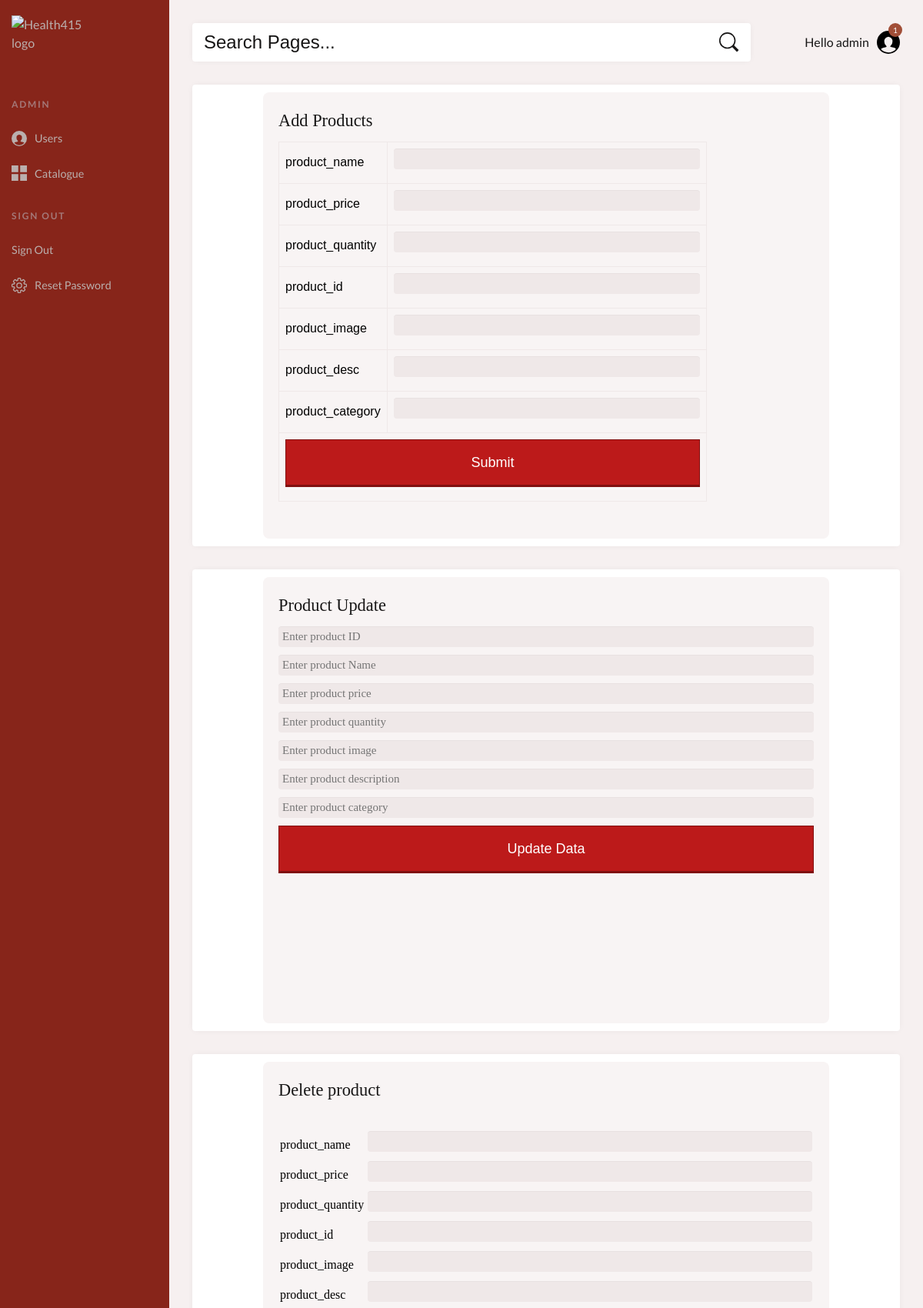
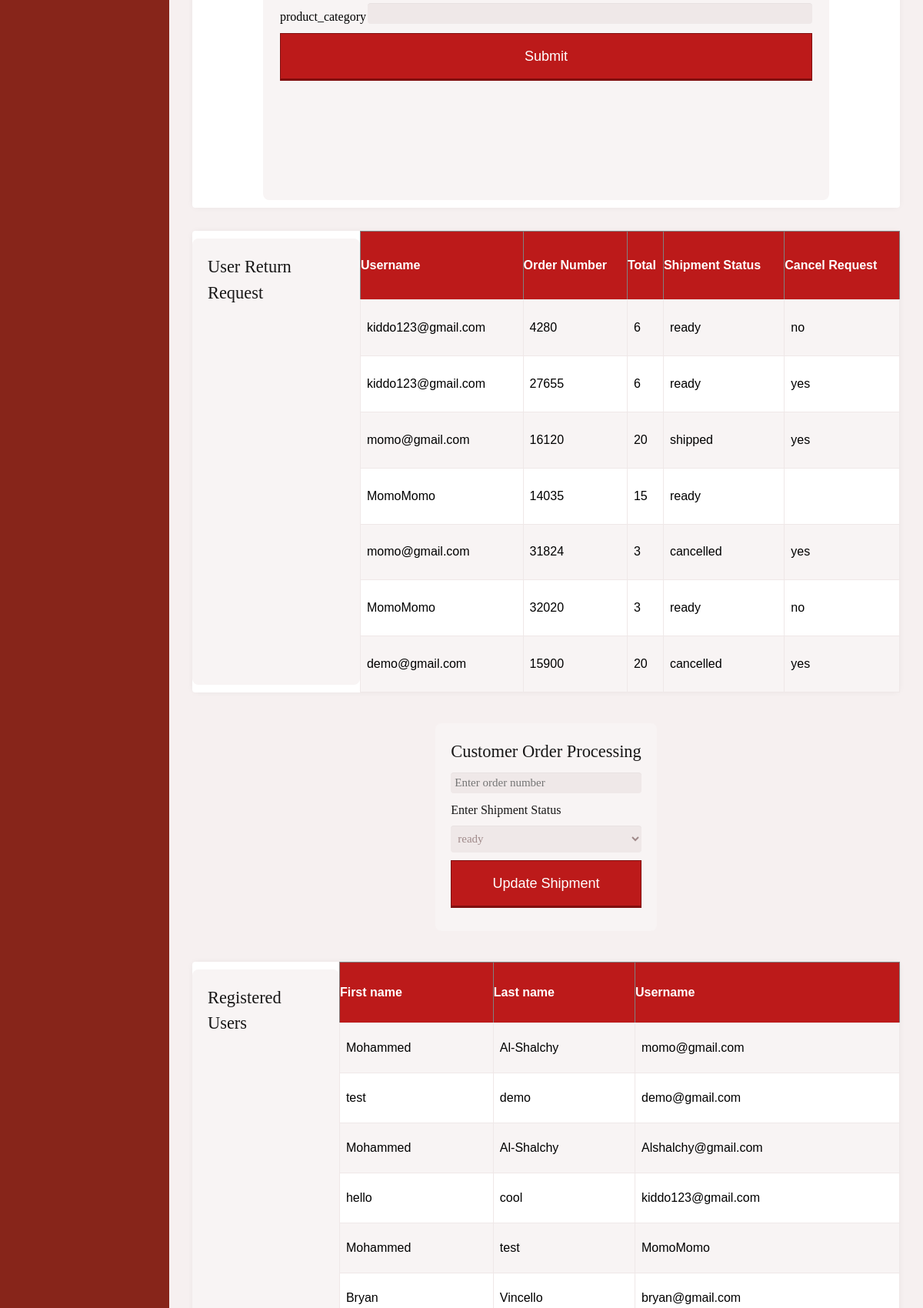
/AdminDashboard.php (upper part), run on the app's committed database (2 pictures, top to bottom).
### tables this page shows
CREATE TABLE `receipt` (
  `username` varchar(230) NOT NULL,
  `order_number` int(30) NOT NULL,
  `total` int(30) NOT NULL,
  `shipment_status` varchar(30) NOT NULL,
  `cancel_request` varchar(30) DEFAULT NULL
);

CREATE TABLE `users` (
  `first_name` varchar(230) NOT NULL,
  `last_name` varchar(230) NOT NULL,
  `username` varchar(30) NOT NULL,
  `password` varchar(255) NOT NULL
);

### AdminDashboard.php (the view, shortened to what this page needs)
<html>
<header class="page-header">
  <nav>
    <a href="#0">
    </a>
    <ul class="admin-menu">
      <li class="menu-heading">
        <h3>Admin</h3>
      <li>
        <a href="#0">
          <span>Users</span>
        </a>
      </li>
      <li>
        <a href="document">
          <span>Catalogue</span>
        </a>
      </li>
      <li class="menu-heading">
        <h3>Sign Out</h3>
      </li>
      <li>
         <a href = 'logout.php'>
          <span>Sign Out</sSignpan>
        </a>
      </li>
      <li>
        <a href="#0">
          <span>Reset Password</span>
        </a>
      </li>
    </ul>
  </nav>
</header>
<section class="page-content">
  <section class="search-and-user">
    <form>
      <input type="search" placeholder="Search Pages...">
      <button type="submit" aria-label="submit form">
        <svg aria-hidden="true">
          <use xlink:href="#search"></use>
        </svg>
      </button>
    </form>
    <div class="admin-profile">
      <span class="greeting">Hello admin</span>
      <div class="notifications">
        <span class="badge">1</span>
        <svg>
          <use xlink:href="#users"></use>
        </svg>
      </div>
    </div>
  </section>
<header class="page-header">
  <nav>
    <a href="#0">
      <img class="logo" src="https://64.media.tumblr.com/8f01ce075fefe5cab201fabd72040db9/c6bbef7474f8c119-19/s1280x1920/e59bf2b43ff08b83bb7311e4c87ab1460fb2658b.png" alt="Health415 logo">
    </a>
    <ul class="admin-menu">
      <li class="menu-heading">
        <h3>Admin</h3>
      <li>
        <a href="#0">
          <svg>
            <use xlink:href="#users"></use>
          </svg>
          <span>Users</span>
        </a>
      </li>
      <li>
        <a href="document">
          <svg>
            <use xlink:href="#collection"></use>
          </svg>
          <span>Catalogue</span>
        </a>
      </li>
      <li class="menu-heading">
        <h3>Sign Out</h3>
      </li>
      <li>
        <a href="logout.php">
          <span>Sign Out</sSignpan>
        </a>
      </li>
      <li>
        <a href="#0">
          <svg>
            <use xlink:href="#options"></use>
          </svg>
          <span>Reset Password</span>
        </a>
      </li>
    </ul>
  </nav>
</header>
  <section class="grid">
    <article>
 <div class = "form-style-5"><legend>Add Products</legend>
  <form action="addProduct1.php" method="post">
    <table border="0" id = "users">
      <tr>
        <td>product_name</td>
         <td><input type="text" name="product_name" maxlength="30" size="30" required></td>
      </tr>
      <tr>
        <td>product_price</td>
        <td> <input type="number" name="product_price" maxlength="30" size="10" required></td>
      </tr>
      <tr>
        <td>product_quantity</td>
        <td> <input type="number" name="product_quantity" maxlength="235" size="30" required></td>
      </tr>
      <tr>
        <td>product_id</td>
        <td><input type="number" name="product_id" maxlength="30" size="30" required></td>
      </tr>
        <tr>
        <td>product_image</td>
        <td><input type="text" name="product_image" maxlength="1500" size="200" required></td>
      </tr>
      <tr>
        <td>product_desc</td>
        <td><input type="text" name="product_desc" maxlength="1500" size="200" required></td>
      </tr>
      <tr>
        <td>product_category</td>
        <td><input type="text" name="product_category" maxlength="1500" size="200" required></td>
      </tr>
      <tr>
       <td colspan="2"><input type="submit" value="Submit"></td></div>
    </article>
    <article>
          <div class="form-style-5">
              <legend> Product Update</legend>
            <form action=" " method = "POST">
                <input type = "number" name = "product_id" placeholder = "Enter product ID" required />
                <input type = "text" name = "product_name" placeholder = "Enter product Name" required />
                <input type = "number" name = "product_price" placeholder = "Enter product price" required />
                <input type = "number" name = "product_quantity" placeholder = "Enter product quantity" required />
                <input type = "text" name = "product_image" placeholder = "Enter product image" required/> <br/>
                <input type = "text" name = "product_desc" placeholder = "Enter product description" required />
                <input type = "text" name = "product_category" placeholder = "Enter product category" required />
                <input type = "submit" name = "update" value = "Update Data"/>
            </form>
                </div>
    </article>
    <article>
<div class="form-style-5">
    <legend>Delete product</legend><br>
<form action="deletetest.php" method="post">
    <table border="0">
      <tr>
        <td>product_name</td>
         <td><input type="text" name="product_name" maxlength="30" size="30" required></td>
      </tr>
      <tr>
        <td>product_price</td>
        <td> <input type="number" name="product_price" maxlength="30" size="10" required></td>
      </tr>
      <tr>
        <td>product_quantity</td>
        <td> <input type="number" name="product_quantity" maxlength="235" size="30" required></td>
      </tr>
      <tr>
        <td>product_id</td>
        <td><input type="number" name="product_id" maxlength="30" size="30" required></td>
      </tr>
        <tr>
        <td>product_image</td>
        <td><input type="text" name="product_image" maxlength="1500" size="200" required></td>
      </tr>
      <tr>
        <td>product_desc</td>
        <td><input type="text" name="product_desc" maxlength="1500" size="200" required></td>
      </tr>
      <tr>
        <td>product_category</td>
        <td><input type="text" name="product_category" maxlength="1500" size="200" required></td>
      </tr>
      <tr>
        <td colspan="2"><input type="submit" value="Submit"></td>
      </tr>
    </table>
  </form>
        </div>
    </article>
                        <article>
                            <div class = "form-style-5"><legend>User Return Request</legend></div>
                            <?php
                    $con=mysqli_connect('localhost', 'mwhrskay_customer', 'FJb$**]ac_?N', 'mwhrskay_Health415');
                    $result = mysqli_query($con,"SELECT * FROM receipt");
                    echo "<table border='1' id = 'users'>
                    <tr>
                    <th>Username</th>
                    <th>Order Number</th>
                    <th>Total</th>
                    <th>Shipment Status</th>
                    <th>Cancel Request</th>
                    </tr>";
                    while($row = mysqli_fetch_array($result))
                    {
                    echo "<tr>";
                    echo "<td>" . $row['username'] . "</td>";
                    echo "<td>" . $row['order_number'] . "</td>";
                    echo "<td>" . $row['total'] . "</td>";
                    echo "<td>" . $row['shipment_status'] . "</td>";
                    echo "<td>" . $row['cancel_request'] . "</td>";
                    echo "</tr>";
                    }
                    echo "</table>";
                    ?>
                            </article>
     <div class = "form-style-5"><legend>Customer Order Processing</legend>
    <article>
            <form action=" " method = "POST">
                <input type = "number" name = "order_number" placeholder = "Enter order number"  required/>
                <label for="shipment_status"> Enter Shipment Status</label>
                <select name="shipment_status" id = "shipment_status" required>
                    <option value = "ready"> ready</option>
                <input type = "submit" name = "update" value = "Update Shipment" onSubmit = form.method()/>
            </form>
        </article>
     </div>
     <article>
  <div class="form-style-5"><legend>Registered Users</legend>  </div></br>
      <?php
            $con=mysqli_connect('localhost', 'mwhrskay_customer', 'FJb$**]ac_?N', 'mwhrskay_Health415');
            $result = mysqli_query($con,"SELECT * FROM users");
            echo "<table border='1' id = 'users'><tr>
<th>First name</th>
<th>Last name</th>
<th>Username</th>
</tr>";
            while($row = mysqli_fetch_array($result)){
            echo "<tr>";
            echo "<td>" . $row['first_name'] . "</td>";
            echo "<td>" . $row['last_name'] . "</td>";
            echo "<td>" . $row['username'] . "</td>";
            echo "</tr>";
            }
                echo "</table>";
        ?>
</article>
  </section>
</html>

### data on the page
receipt: username "kiddo123@gmail.com", order_number "4280", total "6", shipment_status "ready", cancel_request "no"
receipt: username "kiddo123@gmail.com", order_number "27655", total "6", shipment_status "ready", cancel_request "yes"
receipt: username "momo@gmail.com", order_number "16120", total "20", shipment_status "shipped", cancel_request "yes"
receipt: username "MomoMomo", order_number "14035", total "15", shipment_status "ready"
receipt: username "momo@gmail.com", order_number "31824", total "3", shipment_status "cancelled", cancel_request "yes"
receipt: username "MomoMomo", order_number "32020", total "3", shipment_status "ready", cancel_request "no"
receipt: username "demo@gmail.com", order_number "15900", total "20", shipment_status "cancelled", cancel_request "yes"
users: first_name "Mohammed", last_name "Al-Shalchy", username "momo@gmail.com"
users: first_name "test", last_name "demo", username "demo@gmail.com"
users: first_name "Mohammed", last_name "Al-Shalchy", username "Alshalchy@gmail.com"
users: first_name "hello", last_name "cool", username "kiddo123@gmail.com"
users: first_name "Mohammed", last_name "test", username "MomoMomo"
users: first_name "Bryan", last_name "Vincello", username "bryan@gmail.com"
